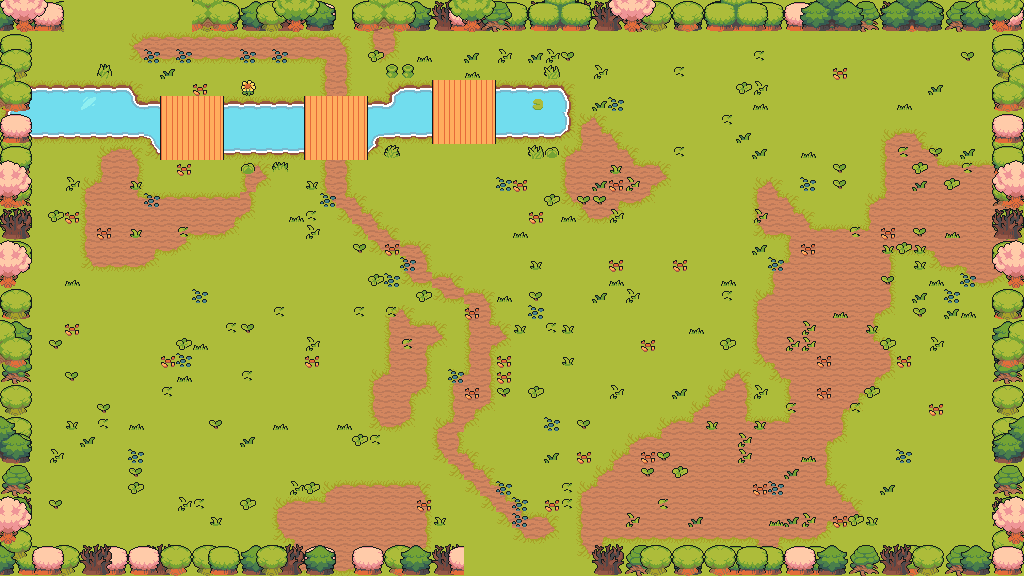

Rendered tile map (Tiled .tmx) drawn with the repository's tilesets; below, a short description and the map source with its tile grids summarised:
An orthogonal 64x36 tile map with 16x16 px tiles, 9 tile layers (floor, ground, path, water, ...), 5 tilesets and 41 objects (18x prop, 14x obstacle, 6x spawn, 2x door, playerStart).

<map version="1.10" tiledversion="1.11.0" orientation="orthogonal" renderorder="right-down" width="64" height="36" tilewidth="16" tileheight="16" infinite="0" nextlayerid="11" nextobjectid="42">
 <properties>
    <property name="chapter" type="int" value="2" />
    <property name="room" type="int" value="14" />
    <property name="isBossRoom" type="bool" value="false" />
 </properties>
 <tileset firstgid="1" source="field.tsx" />
 <tileset firstgid="76" source="water.tsx" />
 <tileset firstgid="552" source="nature.tsx" />
 <tileset firstgid="1056" source="floordetail.tsx" />
 <tileset firstgid="1136" source="tilefloor.tsx" />
 <layer id="1" name="floor" width="64" height="36">
  <data>[2304 cells, 2304 non-empty, 1 distinct tile ids]</data>
 </layer>
 <layer id="2" name="ground" width="64" height="36">
  <data>[2304 cells, 487 non-empty, 13 distinct tile ids]</data>
 </layer>
 <layer id="3" name="path" width="64" height="36">
  <data>[2304 cells, 110 non-empty, 13 distinct tile ids]</data>
 </layer>
 <layer id="4" name="water" width="64" height="36">
  <data>[2304 cells, 144 non-empty, 15 distinct tile ids]</data>
 </layer>
 <layer id="5" name="bridge" width="64" height="36">
  <data>[2304 cells, 48 non-empty, 3 distinct tile ids]</data>
 </layer>
 <layer id="6" name="decor" width="64" height="36">
  <data>[2304 cells, 225 non-empty, 17 distinct tile ids]</data>
 </layer>
 <layer id="7" name="border-back" width="64" height="36">
  <data>[2304 cells, 275 non-empty, 28 distinct tile ids]</data>
 </layer>
 <layer id="8" name="border-mid" width="64" height="36">
  <data>[2304 cells, 290 non-empty, 28 distinct tile ids]</data>
 </layer>
 <layer id="9" name="border-front" width="64" height="36">
  <data>[2304 cells, 148 non-empty, 47 distinct tile ids]</data>
 </layer>
 <objectgroup id="10" name="objects">
  <object id="1" name="playerStart" x="528" y="352"><point /></object>
  <object id="2" name="spawn" x="584" y="472">
   <properties>
    <property name="role" value="chaser" />
    <property name="wave" type="int" value="1" />
    <property name="elite" type="bool" value="false" />
   </properties>
  <point /></object>
  <object id="3" name="spawn" x="448" y="472">
   <properties>
    <property name="role" value="tank" />
    <property name="wave" type="int" value="1" />
    <property name="elite" type="bool" value="false" />
   </properties>
  <point /></object>
  <object id="4" name="spawn" x="632" y="248">
   <properties>
    <property name="role" value="chaser" />
    <property name="wave" type="int" value="2" />
    <property name="elite" type="bool" value="false" />
   </properties>
  <point /></object>
  <object id="5" name="spawn" x="432" y="216">
   <properties>
    <property name="role" value="caster" />
    <property name="wave" type="int" value="2" />
    <property name="elite" type="bool" value="false" />
   </properties>
  <point /></object>
  <object id="6" name="spawn" x="608" y="432">
   <properties>
    <property name="role" value="chaser" />
    <property name="wave" type="int" value="3" />
    <property name="elite" type="bool" value="false" />
   </properties>
  <point /></object>
  <object id="7" name="spawn" x="496" y="536">
   <properties>
    <property name="role" value="caster" />
    <property name="wave" type="int" value="3" />
    <property name="elite" type="bool" value="false" />
   </properties>
  <point /></object>
  <object id="8" name="door" x="528" y="568"><point /></object>
  <object id="9" name="door" x="136" y="8"><point /></object>
  <object id="10" name="obstacle" x="0" y="544" width="464" height="32">
   <properties>
    <property name="kind" value="edge" />
   </properties>
  </object>
  <object id="11" name="obstacle" x="592" y="544" width="432" height="32">
   <properties>
    <property name="kind" value="edge" />
   </properties>
  </object>
  <object id="12" name="obstacle" x="0" y="0" width="64" height="32">
   <properties>
    <property name="kind" value="edge" />
   </properties>
  </object>
  <object id="13" name="obstacle" x="192" y="0" width="832" height="32">
   <properties>
    <property name="kind" value="edge" />
   </properties>
  </object>
  <object id="14" name="obstacle" x="0" y="32" width="32" height="512">
   <properties>
    <property name="kind" value="edge" />
   </properties>
  </object>
  <object id="15" name="obstacle" x="992" y="32" width="32" height="512">
   <properties>
    <property name="kind" value="edge" />
   </properties>
  </object>
  <object id="16" name="obstacle" x="32" y="80" width="112" height="64">
   <properties>
    <property name="kind" value="pit" />
   </properties>
  </object>
  <object id="17" name="obstacle" x="384" y="80" width="48" height="64">
   <properties>
    <property name="kind" value="pit" />
   </properties>
  </object>
  <object id="18" name="obstacle" x="496" y="80" width="80" height="64">
   <properties>
    <property name="kind" value="pit" />
   </properties>
  </object>
  <object id="19" name="obstacle" x="144" y="96" width="16" height="64">
   <properties>
    <property name="kind" value="pit" />
   </properties>
  </object>
  <object id="20" name="obstacle" x="224" y="96" width="80" height="64">
   <properties>
    <property name="kind" value="pit" />
   </properties>
  </object>
  <object id="21" name="obstacle" x="368" y="96" width="16" height="64">
   <properties>
    <property name="kind" value="pit" />
   </properties>
  </object>
  <object id="22" name="obstacle" x="256" y="192" width="16" height="16">
   <properties>
    <property name="kind" value="pillar" />
   </properties>
  </object>
  <object id="23" name="obstacle" x="272" y="384" width="48" height="16">
   <properties>
    <property name="kind" value="wall" />
   </properties>
  </object>
  <object id="24" name="prop" x="447" y="184" width="16" height="16">
   <properties>
    <property name="key" value="stump" />
   </properties>
  </object>
  <object id="25" name="prop" x="448" y="256" width="16" height="16">
   <properties>
    <property name="key" value="bush-dark" />
   </properties>
  </object>
  <object id="26" name="prop" x="96" y="256" width="16" height="16">
   <properties>
    <property name="key" value="bush-light" />
   </properties>
  </object>
  <object id="27" name="prop" x="480" y="240" width="16" height="16">
   <properties>
    <property name="key" value="flower-red" />
   </properties>
  </object>
  <object id="28" name="prop" x="240" y="240" width="16" height="16">
   <properties>
    <property name="key" value="bush-green" />
   </properties>
  </object>
  <object id="29" name="prop" x="670" y="188" width="32" height="32">
   <properties>
    <property name="key" value="bush-blue" />
   </properties>
  </object>
  <object id="30" name="prop" x="896" y="56" width="16" height="16">
   <properties>
    <property name="key" value="rock-small-gray" />
   </properties>
  </object>
  <object id="31" name="prop" x="704" y="144" width="16" height="16">
   <properties>
    <property name="key" value="flower-red" />
   </properties>
  </object>
  <object id="32" name="prop" x="864" y="96" width="16" height="16">
   <properties>
    <property name="key" value="flower-clover" />
   </properties>
  </object>
  <object id="33" name="prop" x="624" y="48" width="16" height="16">
   <properties>
    <property name="key" value="flower-sun" />
   </properties>
  </object>
  <object id="34" name="prop" x="110" y="318" width="32" height="32">
   <properties>
    <property name="key" value="rock-boulder-gray" />
   </properties>
  </object>
  <object id="35" name="prop" x="480" y="528" width="16" height="16">
   <properties>
    <property name="key" value="flower-sun" />
   </properties>
  </object>
  </objectgroup>
</map>
<!-- 6 of 41 objects omitted -->
